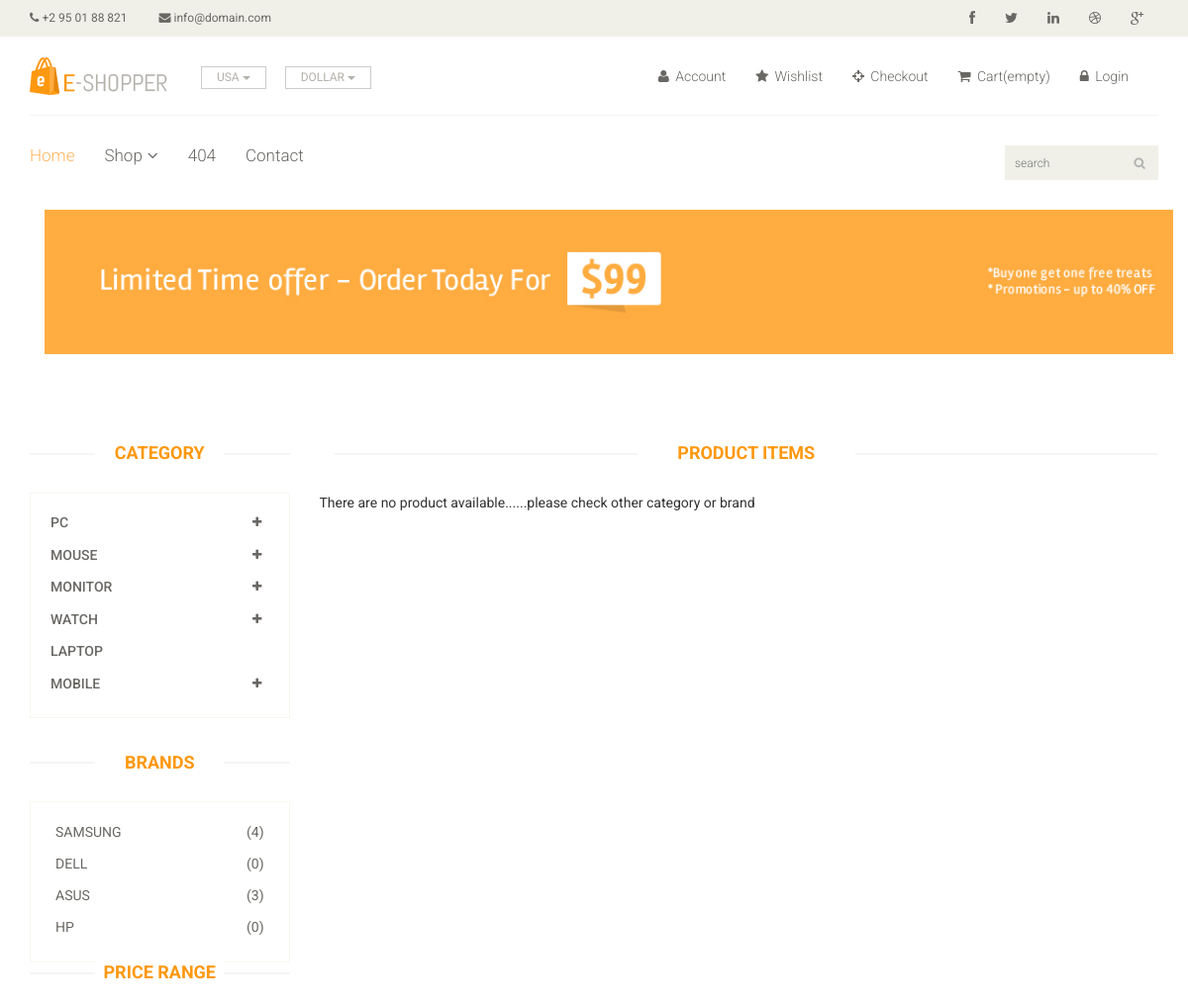
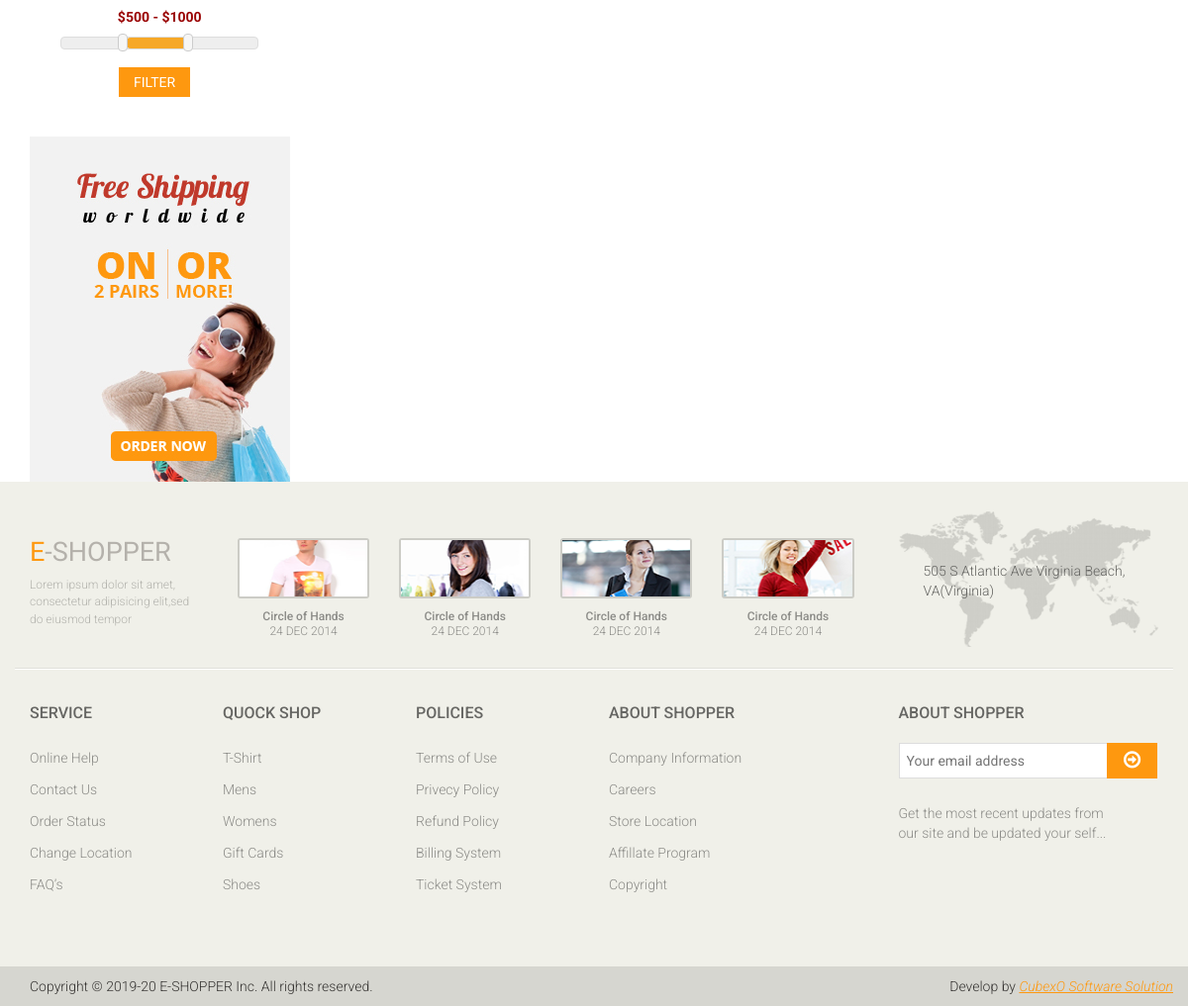
The app's page /index.php/home/show_product_by_price_range with its own data (2 pictures, top to bottom).
### tables this page shows
CREATE TABLE `tbl_sub_category` (
  `sub_cat_id` int(11) NOT NULL,
  `sub_category_name` varchar(255) NOT NULL,
  `category_sub_id` int(11) NOT NULL
);

CREATE TABLE `tbl_category` (
  `category_id` int(11) NOT NULL,
  `category_name` varchar(255) NOT NULL,
  `category_status` tinyint(3) NOT NULL
);

CREATE TABLE `tbl_brand` (
  `brand_id` int(11) NOT NULL,
  `brand_name` varchar(255) NOT NULL
);

### application/controllers/Home.php (called while the page is built, shortened)
<?php
class Home extends CI_Controller {
	public function __construct(){
		$this->load->model("HomeModel");
		$this->load->library('pagination');
	}
	public function show_product_by_price_range(){
		$data = array();
		 $min_range = $this->input->post('amount1');
		 $max_range = $this->input->post('amount2');
		$data['slider'] = $this->load->view('front/advertise_top','',true);
		$data['recommended'] = "";
		$data['category_brand'] = $this->load->view('front/category','',true);
		$data['post_by_brand_id'] = $this->HomeModel->show_product_price_range($min_range,$max_range);
		$data['feature'] = $this->load->view('front/product_list',$data,true);
		$this->load->view('front/index',$data);
	}
}

### index.php (called while the page is built, shortened)
<?php
require_once BASEPATH.'core/CodeIgniter.php';

### application/models/CategoryModel.php (called while the page is built, shortened)
<?php
class CategoryModel extends CI_Model {
	public function get_all_category(){
		$data = $this->db->select('*')
			->from('tbl_category')
			->order_by('category_id','desc')
			->get()
			->result();
			return $data;
	}
	public function get_all_sub_category(){
		$data = $this->db->select('*')
			->from('tbl_sub_category')
			->order_by('sub_cat_id','desc')
			->get()
			->result();
			return $data;
	}
}

### application/models/BrandModel.php (called while the page is built, shortened)
<?php
class BrandModel extends CI_Model {
	public function get_all_brand(){
		$data = $this->db->select('*')
			->from('tbl_brand')
			->order_by('brand_id','desc')
			->get()
			->result();
			return $data;
	}
}

### application/models/HomeModel.php (called while the page is built, shortened)
<?php
class HomeModel extends CI_Model {
	public function get_total_product_by_brand($brand_id){
		$data = $this->db->select('count(pro_brand) as total')
			->from('tbl_product')
			->where('pro_brand',$brand_id)
			->get()
			->result();
			return $data;
	}
}

### application/views/front/category.php (the view, shortened to what this page needs)
<div class="col-sm-3">
	<div class="left-sidebar">
		<h2>Category</h2>
		<div class="panel-group category-products" id="accordian">
			<?php $all_category = $this->CategoryModel->get_all_category();?>
			<?php $all_brands = $this->BrandModel->get_all_brand();?>
			<?php $all_sub_category = $this->CategoryModel->get_all_sub_category();?>
			<?php foreach ($all_category as  $maincat) {?>
			<div class="panel panel-default">
				<div class="panel-heading">
					<h4 class="panel-title">
						<a data-toggle="collapse" data-parent="#accordian" href="#<?php echo $maincat->category_name;?>">
							<span class="badge pull-right">
							<?php foreach ($all_sub_category as $plusicon){?>
								<?php if($plusicon->category_sub_id == $maincat->category_id){?>
									<i class="fa fa-plus"></i>
							<?php if($plusicon->category_sub_id == $maincat->category_id) {
								        break;
								    }?>
								<?php }}?>
							</span>
							<?php echo $maincat->category_name?>
						</a>
					</h4>
				</div>
			</div>
			<?php }?>
		</div>
		<div class="brands_products">
			<h2>Brands</h2>
			<div class="brands-name">
				<ul class="nav nav-pills nav-stacked">
					<?php foreach ($all_brands as $key => $brand) {	?>
					<li><a href="<?php echo base_url()?>show-post-by-brand-id/<?php echo $brand->brand_id?>"> <span class="pull-right">
						<?php
							$total_brand = $this->HomeModel->get_total_product_by_brand($brand->brand_id)[0]->total;
						 ?>
						 <?php echo "($total_brand)"?>
					</span><?php echo $brand->brand_name;?></a></li>
					<?php } ?>
				</ul>
			</div>
		</div>
		<div class="">
			<h2>Price Range</h2>
			<p id="amount" style="text-align:center"></p>
			<div id="slider-range"></div>
			<div class="pricerange">
			  <form method="post" action="<?php echo base_url()?>show-product-by-price-range" >
			    <input type="submit" name="submit_range" value="FILTER">
			  </form>
			</div>
		</div>
		<div class="shipping text-center">
			<img src="<?php echo base_url()?>assets/front/images/home/shipping.jpg" alt="" />
		</div>
	</div>
</div>

### assets/front/css/main.css (style rules this page uses)
body { font-family: 'Roboto', sans-serif; background:; position: relative; font-weight:400px; }
ul li { list-style: none; }
a { -webkit-transition: 300ms; -moz-transition: 300ms; -o-transition: 300ms; transition: 300ms; }
h1, h2, h3, h4, h5, h6 { font-family: 'Roboto', sans-serif; }
.category-products { border: 1px solid #F7F7F0; margin-bottom: 35px; padding-bottom: 20px; padding-top: 15px; }
.left-sidebar h2, .brands_products h2 { color: #FE980F; font-family: 'Roboto', sans-serif; font-size: 18px; font-weight: 700; margin: 0 auto 30px; text-align: center; text-transform: uppercase; position: relative; z-index:3; }
.left-sidebar h2:after, h2.title:after { content: " "; position: absolute; border: 1px solid #f5f5f5; bottom:8px; left: 0; width: 100%; height: 0; z-index: -2; }
.left-sidebar h2:before { content: " "; position: absolute; background: #fff; bottom: -6px; width: 130px; height: 30px; z-index: -1; left: 50%; margin-left: -65px; }
.category-products .panel { background-color: #FFFFFF; border: 0px; border-radius: 0px; box-shadow:none; margin-bottom: 0px; }
.category-products .panel-default .panel-heading { background-color: #FFFFFF; border: 0 none; color: #FFFFFF; padding: 5px 20px; }
.category-products .panel-default .panel-heading .panel-title a { color: #696763; font-family: 'Roboto', sans-serif; font-size: 14px; text-decoration: none; text-transform: uppercase; }
.category-products .badge { background:none; border-radius: 10px; color: #696763; display: inline-block; font-size: 12px; font-weight: bold; line-height: 1; min-width: 10px; padding: 3px 7px; text-align: center; vertical-align: baseline; white-space: nowrap; }
.brands-name { border: 1px solid #F7F7F0; padding-bottom: 20px; padding-top: 15px; }
.brands-name .nav-stacked li a { background-color: #FFFFFF; color: #696763; font-family: 'Roboto', sans-serif; font-size: 14px; padding: 5px 25px; text-decoration: none; text-transform: uppercase; }
.shipping { background-color: #F2F2F2; margin-top: 40px; overflow: hidden; padding-top: 20px; position: relative; }
#amount { color:#990000; //DF7401 font-size:20px; font-weight:bold; }
#slider-range { margin:0px auto; padding:0px; text-align:center; width:200px; }
.pricerange input[type="submit"] { background: #FE980F; border-radius: 0; color: #FFFFFF; margin-top: 18px; border: none; padding: 5px 15px; margin-left: 90px; }

### records on screen
tbl_category: category_name "PC"
tbl_category: category_name "MOUSE"
tbl_category: category_name "MONITOR"
tbl_category: category_name "WATCH"
tbl_category: category_name "LAPTOP"
tbl_category: category_name "MOBILE"
tbl_brand: total_brand "4", brand_name "SAMSUNG"
tbl_brand: total_brand "0", brand_name "DELL"
tbl_brand: total_brand "3", brand_name "ASUS"
tbl_brand: total_brand "0", brand_name "HP"
